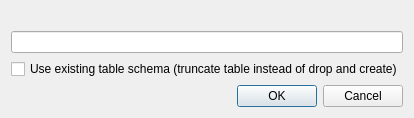
<?xml version="1.0" encoding="UTF-8"?>
<ui version="4.0">
 <class>SqlOpenSaveDialog</class>
 <widget class="QDialog" name="SqlOpenSaveDialog">
  <property name="geometry">
   <rect>
    <x>0</x>
    <y>0</y>
    <width>375</width>
    <height>109</height>
   </rect>
  </property>
  <property name="windowTitle">
   <string/>
  </property>
  <layout class="QGridLayout" name="gridLayout">
   <item row="0" column="0">
    <widget class="QLabel" name="messageLabel">
     <property name="text">
      <string/>
     </property>
    </widget>
   </item>
   <item row="1" column="0">
    <widget class="QLineEdit" name="tableNameEdit"/>
   </item>
   <item row="2" column="0">
    <widget class="QCheckBox" name="useExistingTableCheckbox">
     <property name="text">
      <string>Use existing table schema (truncate table instead of drop and create)</string>
     </property>
    </widget>
   </item>
   <item row="3" column="0">
    <widget class="QDialogButtonBox" name="buttonsBox">
     <property name="orientation">
      <enum>Qt::Horizontal</enum>
     </property>
     <property name="standardButtons">
      <set>QDialogButtonBox::Cancel|QDialogButtonBox::Ok</set>
     </property>
    </widget>
   </item>
  </layout>
 </widget>
 <resources/>
 <connections>
  <connection>
   <sender>buttonsBox</sender>
   <signal>accepted()</signal>
   <receiver>SqlOpenSaveDialog</receiver>
   <slot>accept()</slot>
   <hints>
    <hint type="sourcelabel">
     <x>248</x>
     <y>254</y>
    </hint>
    <hint type="destinationlabel">
     <x>157</x>
     <y>274</y>
    </hint>
   </hints>
  </connection>
  <connection>
   <sender>buttonsBox</sender>
   <signal>rejected()</signal>
   <receiver>SqlOpenSaveDialog</receiver>
   <slot>reject()</slot>
   <hints>
    <hint type="sourcelabel">
     <x>316</x>
     <y>260</y>
    </hint>
    <hint type="destinationlabel">
     <x>286</x>
     <y>274</y>
    </hint>
   </hints>
  </connection>
 </connections>
</ui>
